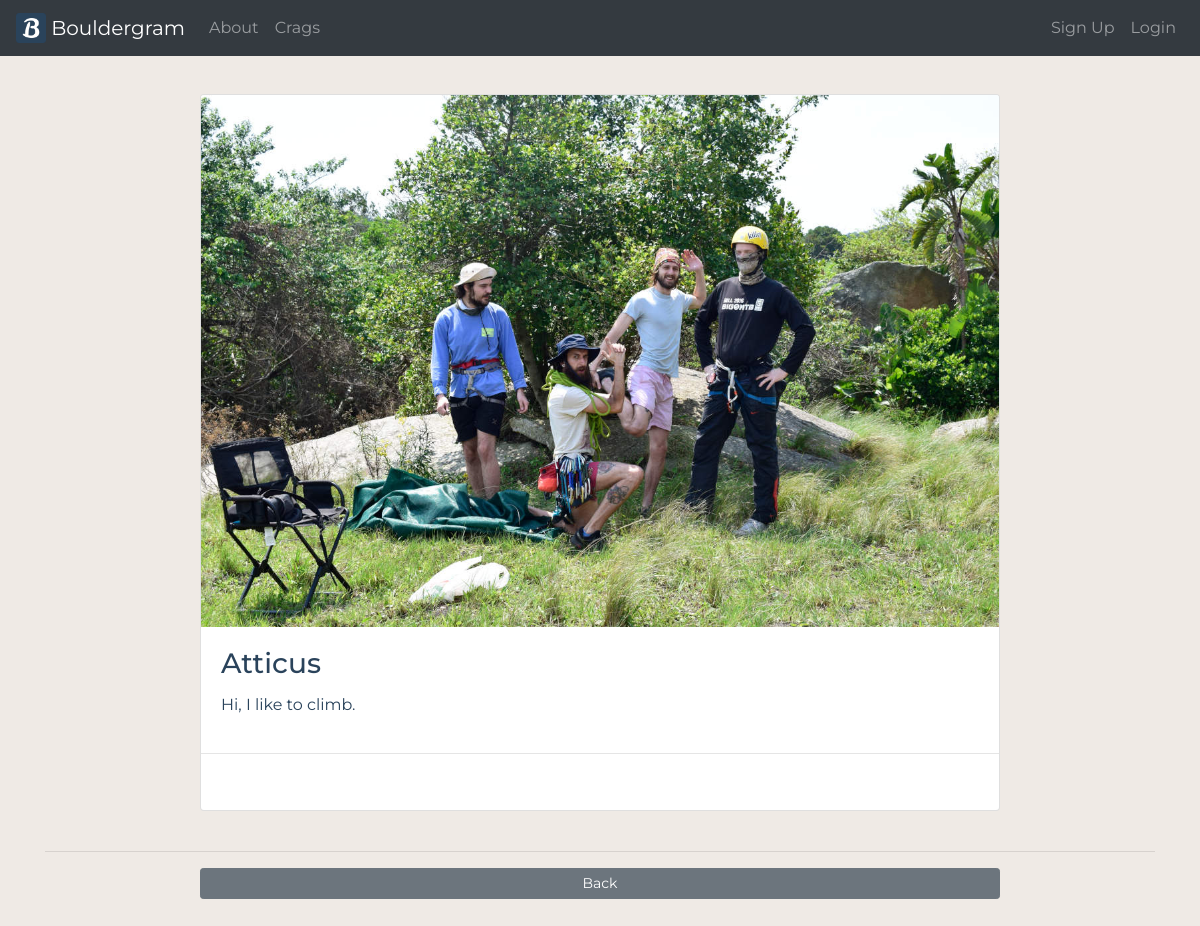
Screenshot of /accounts/2/profile/ with the database file from the repository.
### blog/models.py (models this page shows, shortened)
class UserProfile(models.Model):
    user = models.OneToOneField(User, null=True, on_delete=models.CASCADE)
    bio = models.TextField()
    profile_pic = models.ImageField(null=True, blank=True, upload_to='images/profile')
    website_url = models.CharField(max_length=255, null=True, blank=True)
    youtube_url = models.CharField(max_length=255, null=True, blank=True)
    twitter_url = models.CharField(max_length=255, null=True, blank=True)
    instagram_url = models.CharField(max_length=255, null=True, blank=True)
    def __str__(self):
        return str(self.user)

### accounts/views.py (the view)
# urls.py: path('<int:pk>/profile/', UserProfilePageView.as_view(), name='user_profile_page' ),
class UserProfilePageView(DetailView):
    model = UserProfile
    template_name = 'registration/user_profile.html'
    def get_context_data(self, *args, **kwargs):
        context = super(UserProfilePageView, self).get_context_data(*args, **kwargs)
        page_user = get_object_or_404(UserProfile, id=self.kwargs['pk'])
        context['page_user'] = page_user
        return context

### accounts/templates/registration/user_profile.html (shortened to what this page needs)
{% extends 'base.html' %}
{% load static %}
{% block content %}
    <div class="card mx-auto" style="width: 50rem;">
      {% if page_user.profile_pic %}
      <img src="{{ page_user.profile_pic.url }}" class="card-img-top" width= 100%>
      {% else  %}
      <img src="{% static 'blog/images/1climb.png' %}" class="card-img-top" width= 100%>
      {% endif %}
      <div class="card-body">
        <h3 class="card-title">{{ page_user }}</h3>
        <p class="card-text">{{ page_user.bio }}</p>
      </div> <hr>
      <div class="card-body mx-auto">
      </div>
    </div>
    <br><hr>
    <span class="navbar-nav mx-auto" style="width: 50rem;">
    <a href="{% url 'home' %}" class="btn btn-secondary btn-sm backattack">Back</a> </span>
    <br><br>
{% endblock %}

### static/blog/CSS/master.css (style rules this page uses)
body { font-family: 'Montserrat', sans-serif; color: #2a435b; padding-top: 70px; background-color: #efeae5; border-top: 0px; margin:auto; }
.backattack { margin-right: ($spacer * .25) !important; }

### rows the page displays
UserProfile: profile_pic (picture), user.username "Atticus", bio "Hi, I like to climb."
